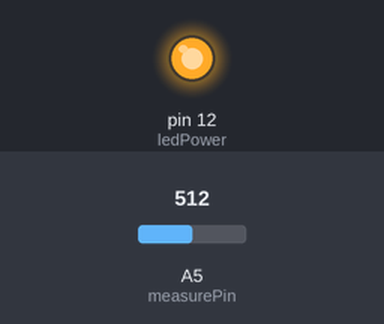
Bench run of a sketch on a simulated Arduino Uno, built with avr-gcc and run on an emulated ATmega328P. Shown: output pins drawn as LEDs (lit = HIGH). Inputs (shaded band) come from the test bench; at power-on: A5 (measurePin) = 512. What the sketch prints to the serial monitor is not drawn.

Above: at 0.1 s.
Timing chart, 0 to 1.6 s (numbered marks = the images above):
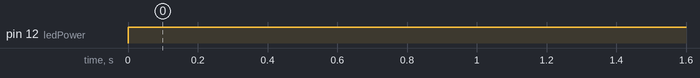

Measured:
- by itself, pin 12 (ledPower): LOW → HIGH at 0.00 s

The sketch:

sketch_dec31a.ino
```cpp
int measurePin = A5;
int ledPower = 12;

unsigned int samplingTime = 280;
unsigned int deltaTime = 40;
unsigned int sleepTime = 9680;

float voMeasured = 0;
float calcVoltage = 0;
float dustDensity = 0;

void setup(){
  Serial.begin(9600);
  pinMode(ledPower,OUTPUT);
}

void loop(){
  digitalWrite(ledPower,LOW);
  delayMicroseconds(samplingTime);

  voMeasured = analogRead(measurePin);

  delayMicroseconds(deltaTime);
  digitalWrite(ledPower,HIGH);
  delayMicroseconds(sleepTime);

  calcVoltage = voMeasured*(5.0/1024.0);
  dustDensity = 0.17*calcVoltage-0.1;

  if ( dustDensity < 0)
  {
    dustDensity = 0.00;
  }

  Serial.println("Raw Signal Value (0-1023):");
  Serial.println(voMeasured);

  Serial.println("Voltage:");
  Serial.println(calcVoltage);

  Serial.println("Dust Density:");
  Serial.println(dustDensity);

  delay(1000);
}
```
